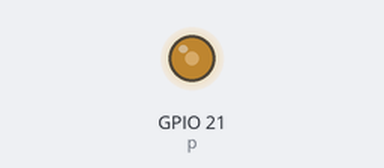
Recording of a program running on a simulated Raspberry Pi (BCM pin numbers). Shown: output pins drawn as LEDs (lit = HIGH). At 2.0 s the program stops and its outputs stay as they are.

Above: at 0.3 s.
At 2.1 s:
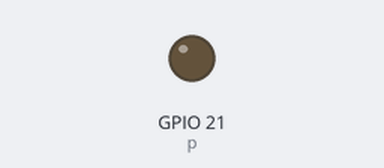
Timing chart, 0 to 3.5 s (numbered marks = the images above):
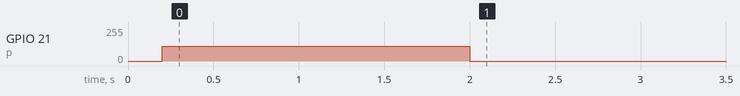

The program:

rpi_song.py
```python
import time
import RPi.GPIO as GPIO
GPIO.setmode(GPIO.BCM)
GPIO.setup(21,GPIO.OUT)
p=GPIO.PWM(21,1000)
p.start(0)
time.sleep(0.2)
p.ChangeDutyCycle(44)
time.sleep(0.2)
p.ChangeFrequency(950)
time.sleep(0.2)
p.ChangeFrequency(900)
time.sleep(0.2)
p.ChangeFrequency(850)
time.sleep(0.2)
p.ChangeFrequency(550)
time.sleep(0.2)
p.ChangeFrequency(700)
time.sleep(0.2)
p.ChangeFrequency(800)
time.sleep(0.2)
p.ChangeFrequency(900)
time.sleep(0.2)
p.ChangeFrequency(1000)
time.sleep(0.2)
p.stop()
GPIO.cleanup()
```

Measured:
- by itself, GPIO 21 (p): 0/255 → 112/255 at 0.20 s, → 0/255 1.8 s later
